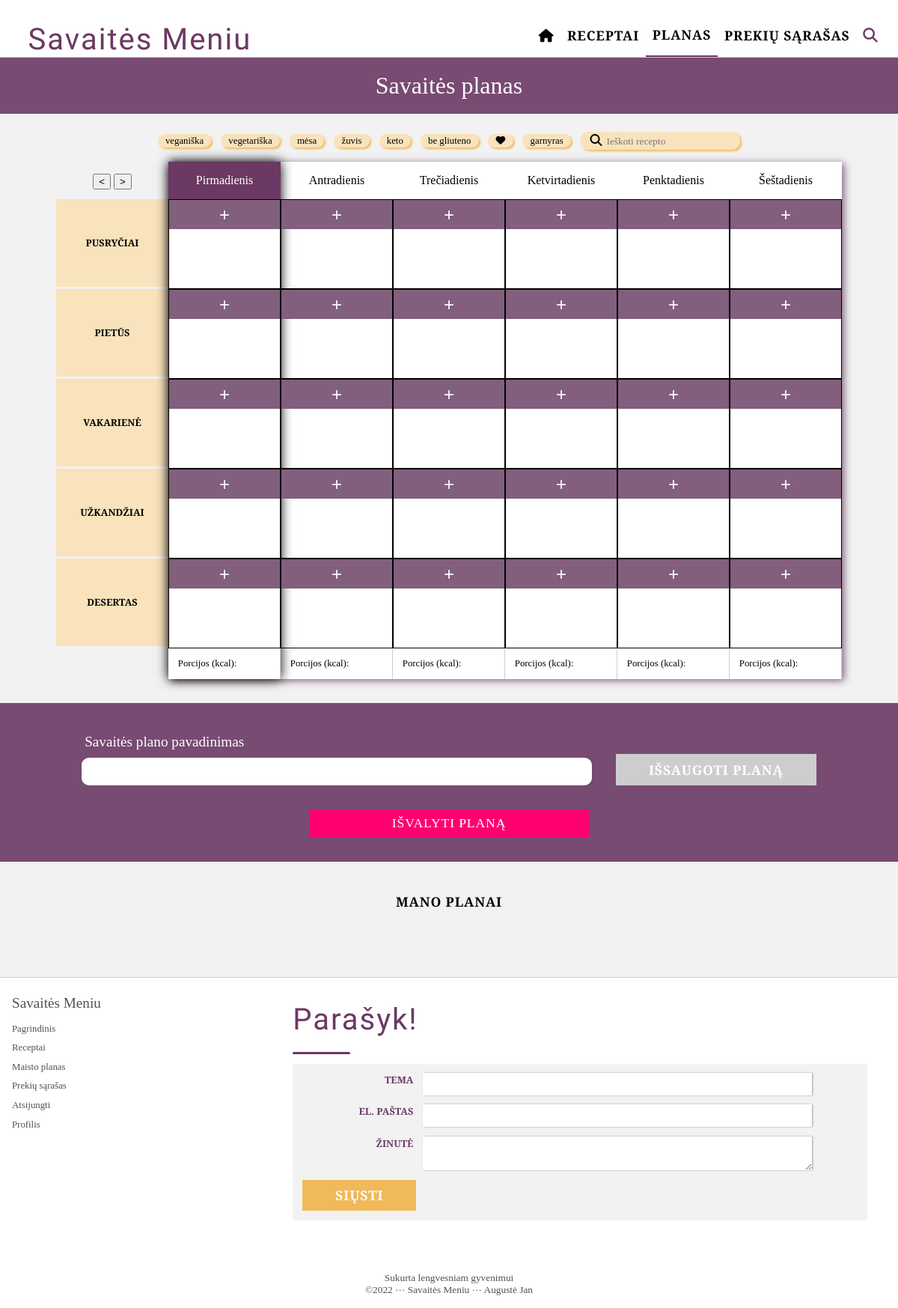
Page /calendar (signed in) on the committed database.
### flaskr/model.py (models this page shows)
class Foodtype(db.Model):
    id = db.Column(db.Integer, primary_key = True)
    name = db.Column(db.String(100))

class Coursetype(db.Model):
    id = db.Column(db.Integer, primary_key = True)
    name = db.Column(db.String(100))

### flaskr/private_pages.py (the view)
@private_pages.route('/calendar')
@login_required
def calendar():
    CoursetypeQuery = Coursetype.query.all()
    CoursetypeNames =[]
    for item in CoursetypeQuery:
        if not item.name == "Garnyras":
            if item.name == 'Pietūs/Vakarienė':
                coursetypeName = 'Pietūs'
                CoursetypeNames.append(coursetypeName)
                coursetypeName = 'Vakarienė'
                CoursetypeNames.append(coursetypeName)
            else:
                coursetypeName = item.name
                CoursetypeNames.append(coursetypeName)
    foodtypeQuery = Foodtype.query.all()
    foodtypeNames = []
    for item in foodtypeQuery:
        foodtypeName = item.name
        foodtypeNames.append(foodtypeName)
    user = User.query.filter_by(id=current_user.id).first()
    myCalendars = Calendars.query.filter(Calendars.user_id==current_user.id,
        Calendars.calendarName!='currentCalendar').all()
    if user.role_name == 'family_member':
        familyCalendar = Calendars.query.filter(Calendars.user_id==current_user.chef_id,
        Calendars.calendarName=='currentCalendar').first()
    else:
        familyCalendar = None
    return render_template('/pages/private/calendar.html',
    CoursetypeNames=CoursetypeNames, role_name=user.role_name,
    foodtypeNames=foodtypeNames, myCalendars=myCalendars, familyCalendar=familyCalendar)

### flaskr/templates/pages/private/calendar.html (shortened to what this page needs)
{% extends "base.html" %}
{% block navcalendar %} active {% endblock %}
{% block content%}
<section class="calendar-page page-outer-container">
    <h1 class="title-for-calendar-page wide-purple-bk page-title-text">Savaitės planas</h1>
    <div class="calendar-inner-container page-inner-container">
        <div class="filters">
            {% for foodtype in foodtypeNames %}
            <button class="filter-item simple-text-small recipetype-btn" name="{{foodtype}}" type="button">{{foodtype}}</button>
            {% endfor %}
            <button class="favorites-btn filter-item simple-text-small"><i class="fa-solid fa-heart"></i></button>
            <button class="filter-item simple-text-small courstype-btn" name="Garnyras" type="button">Garnyras</button>
            <div class="search-filter-calendar-container filter-item">
                <i class="fa-solid fa-magnifying-glass"></i>
                <input type="text" class="recipe-search-input-calendar" name="recipe-search-input" placeholder="Ieškoti recepto" />
            </div>
        </div>
        <div class="all-table">
            <div class="first-column">
                <div class="calendar-first-row-cell">
                    <button class="previous-day-btn", type="button">&lt;</button>
                    <button class="next-day-btn", type="button">&gt;</button>
                </div>
                {% for coursetype in CoursetypeNames %}
                <button class="bold-uppercase-small courstype-btn" name="{{coursetype}}" type="button">{{coursetype}}</button>
                {% endfor %}
            </div>
            <div class="table-part-of-weekdays">
                <div class="no-wrapped calendar-column week-day">
                    <div class="calendar-first-row-cell">
                        Pirmadienis</div>
                    <ul class="week-day-ul" name="Monday">
                        {% for coursetype in CoursetypeNames %}
                            <li class="calendar-cell" name="{{coursetype}}">
                                {% if role_name == 'family_member' %}
                                    <button class="add-item-to-calendar" type="button" disabled></button>
                                {% else %}
                                    <button class="add-item-to-calendar" type="button">+</button>
                                {% endif %}
                            </li>
                        {% endfor %}
                        <li class="Monday-calories calories-cell simple-text-small">Porcijos (kcal):</li>
                    </ul>
                </div>
                <div class="no-wrapped calendar-column week-day">
                    <div class="calendar-first-row-cell">Antradienis</div>
                    <ul class=" week-day-ul" name="Tuesday">
                        {% for coursetype in CoursetypeNames %}
                            <li class="calendar-cell" name="{{coursetype}}">
                                {% if role_name == 'family_member' %}
                                    <button class="add-item-to-calendar" type="button" disabled></button>
                                {% else %}
                                    <button class="add-item-to-calendar" type="button">+</button>
                                {% endif %}
                            </li>
                        {% endfor %}
                        <li class="Tuesday-calories calories-cell simple-text-small">Porcijos (kcal):</li>
                    </ul>
                </div>
                <div class="no-wrapped calendar-column week-day">
                    <div class="calendar-first-row-cell">Trečiadienis</div>
                    <ul class=" week-day-ul" name="Wednesday">
                        {% for coursetype in CoursetypeNames %}
                            <li class="calendar-cell" name="{{coursetype}}">
                                {% if role_name == 'family_member' %}
                                    <button class="add-item-to-calendar" type="button" disabled></button>
                                {% else %}
                                    <button class="add-item-to-calendar" type="button">+</button>
                                {% endif %}
                            </li>
                        {% endfor %}
                        <li class="Wednesday-calories calories-cell simple-text-small">Porcijos (kcal):</li>
                    </ul>
                </div>
                <div class="no-wrapped calendar-column week-day">
                    <div class="calendar-first-row-cell">Ketvirtadienis</div>
                    <ul class=" week-day-ul" name="Thursday">
                        {% for coursetype in CoursetypeNames %}
                            <li class="calendar-cell" name="{{coursetype}}">
                                {% if role_name == 'family_member' %}
                                    <button class="add-item-to-calendar" type="button" disabled></button>
                                {% else %}
                                    <button class="add-item-to-calendar" type="button">+</button>
                                {% endif %}
                            </li>
                        {% endfor %}
                        <li class="Thursday-calories calories-cell simple-text-small">Porcijos (kcal):</li>
                    </ul>
                </div>
                <div class="no-wrapped calendar-column week-day">
                    <div class="calendar-first-row-cell">Penktadienis</div>
                    <ul class=" week-day-ul" name="Friday">
                        {% for coursetype in CoursetypeNames %}
                            <li class="calendar-cell" name="{{coursetype}}">
                                {% if role_name == 'family_member' %}
                                <button class="add-item-to-calendar" type="button" disabled></button>
                                {% else %}
                                    <button class="add-item-to-calendar" type="button">+</button>
                                {% endif %}
                            </li>
                        {% endfor %}
                        <li class="Friday-calories calories-cell simple-text-small">Porcijos (kcal):</li>
                    </ul>
                </div>
                <div class="no-wrapped calendar-column week-day">
                    <div class="calendar-first-row-cell">Šeštadienis</div>
                    <ul class=" week-day-ul" name="Saturday">
                        {% for coursetype in CoursetypeNames %}
                            <li class="calendar-cell" name="{{coursetype}}">
                                {% if role_name == 'family_member' %}
                                    <button class="add-item-to-calendar" type="button" disabled></button>
                                {% else %}
                                    <button class="add-item-to-calendar" type="button">+</button>
                                {% endif %}
                            </li>
                        {% endfor %}
                        <li class="Saturday-calories calories-cell simple-text-small">Porcijos (kcal):</li>
                    </ul>
                </div>
            </div>
        </div>
    </div>
    {% if role_name == 'chef' or role_name == 'admin' %}
        <div class="save-calendar-container wide-purple-bk">
            <div class="calendar-name-label-and-input">
                <label for="calendar-name" class="text-unimportant-title">Savaitės plano pavadinimas</label>
                <input type="text" name="calendar-name" id="calendar-name">
            </div>
            <button class="button save-calendar" type="button" disabled>Išsaugoti planą</button>
            <button class='button-thin cleanCurrentCalendar' type="button">Išvalyti planą</button>
        </div>
        <div class="my-previous-calendars-container">
            <h3 class="bold-uppercase-normal">Mano planai</h3>
        </div>
    {% endif %}
</section>
{% endblock %}
{% block register %}
    <li><a href="logout">Atsijungti</a></li>
    <li><a href="profile">Profilis</a></li>
{% endblock %}

### rows in the picture
Foodtype: name "veganiška"
Foodtype: name "vegetariška"
Foodtype: name "mėsa"
Foodtype: name "žuvis"
Foodtype: name "keto"
Foodtype: name "be gliuteno"
Coursetype: name "PUSRYČIAI"
Coursetype: name "UŽKANDŽIAI"
Coursetype: name "DESERTAS"

### other values in the picture
{{ coursetype }} "PIETŪS" "VAKARIENĖ"
